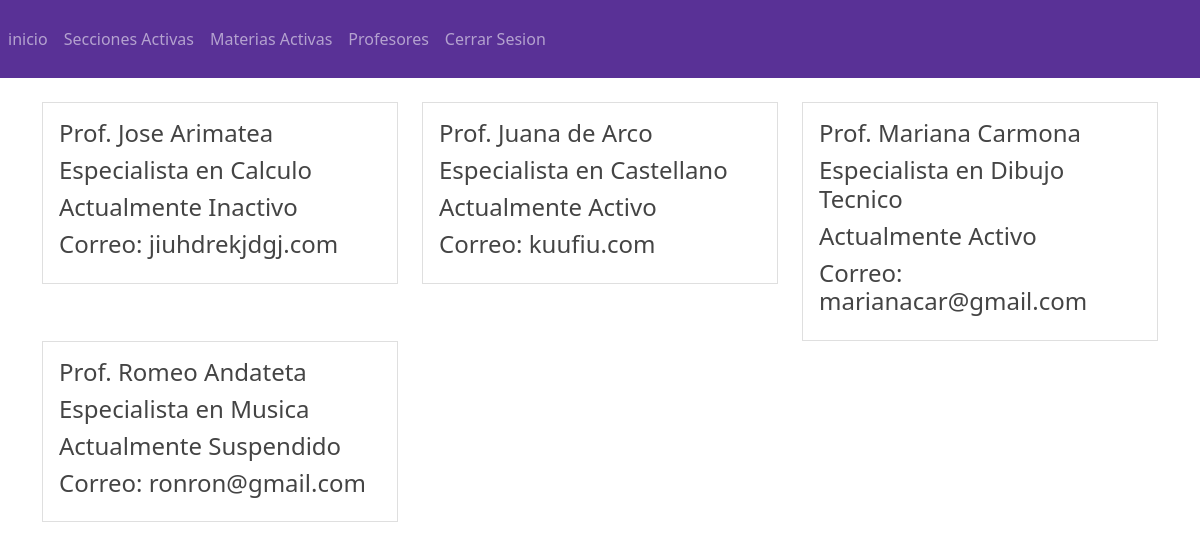
The page /educativo0.1/profesor/seccion/profesores.php (signed in) on the database its author committed.
### tables this page shows
CREATE TABLE `profesor` (
  `id_profesor` int(10) NOT NULL AUTO_INCREMENT,
  `estatus_profesor` int(10) NOT NULL,
  `cedula_profesor` int(20) NOT NULL,
  `nombre_profesor` varchar(150) NOT NULL,
  `apellido_profesor` varchar(150) NOT NULL,
  `especialidad_profesor` varchar(150) NOT NULL,
  `correo_profesor` varchar(150) NOT NULL,
  `genero_profesor` varchar(150) NOT NULL,
  `usuario_profesor` varchar(155) NOT NULL,
  `pass_profesor` varchar(155) NOT NULL,
  PRIMARY KEY (`id_profesor`),
  UNIQUE KEY `cedula` (`cedula_profesor`),
  KEY `estatus` (`estatus_profesor`),
  CONSTRAINT `profesor_ibfk_1` FOREIGN KEY (`estatus_profesor`) REFERENCES `estatus` (`id_estatus`) ON DELETE CASCADE ON UPDATE CASCADE
);

CREATE TABLE `estatus` (
  `id_estatus` int(10) NOT NULL AUTO_INCREMENT,
  `nombre_estatus` varchar(150) NOT NULL,
  PRIMARY KEY (`id_estatus`)
);

### educativo0.1/profesor/seccion/profesores.php (the view)
<?php include("../template/cabecera.php");?>
<?php
    include("../config/db.php");
    $sentenciaSQL= $conexion->prepare("SELECT `profesor`.*, `estatus`.*
    FROM `profesor`
        LEFT JOIN `estatus` ON `profesor`.`estatus_profesor` = `estatus`.`id_estatus`
    ");
    $sentenciaSQL->execute();
    $listaprofesores=$sentenciaSQL->fetchAll(PDO::FETCH_ASSOC);
?>
<?php foreach($listaprofesores as $profesores){ ?>
<div class="col-md-4">
<div class="card">
<div class="card-body">
    <h4 class="card-title">Prof. <?php echo $profesores['nombre_profesor'], ' ', $profesores['apellido_profesor']; ?> </h4>
    <h4 class="card-title">Especialista en <?php echo $profesores['especialidad_profesor']; ?> </h4>
    <h4 class="card-title">Actualmente <?php echo $profesores['nombre_estatus']; ?> </h4>
    <h4 class="card-title">Correo: <?php echo $profesores['correo_profesor']; ?> </h4>
</div>
</div>
</div>
<?php } ?>
<?php include("../template/pie.php");?>

### rows shown on the page
profesor: nombre_profesor "Jose", apellido_profesor "Arimatea", especialidad_profesor "Calculo", estatus_profesor.nombre_estatus "Inactivo", correo_profesor "jiuhdrekjdgj.com"
profesor: nombre_profesor "Juana", apellido_profesor "de Arco", especialidad_profesor "Castellano", estatus_profesor.nombre_estatus "Activo", correo_profesor "kuufiu.com"
profesor: nombre_profesor "Mariana", apellido_profesor "Carmona", especialidad_profesor "Dibujo Tecnico", estatus_profesor.nombre_estatus "Activo", correo_profesor "marianacar@gmail.com"
profesor: nombre_profesor "Romeo", apellido_profesor "Andateta", especialidad_profesor "Musica", estatus_profesor.nombre_estatus "Suspendido", correo_profesor "ronron@gmail.com"
